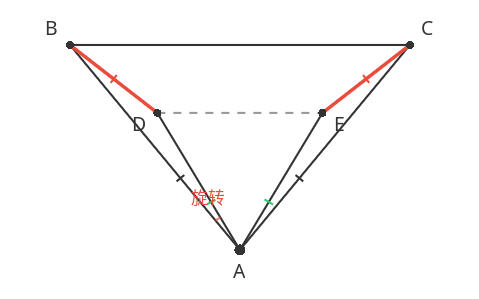
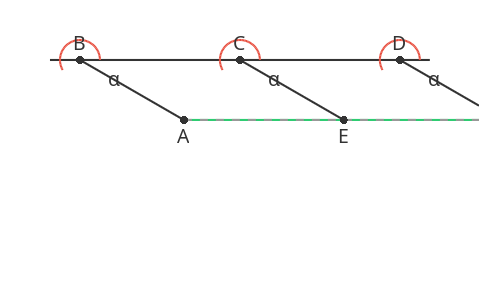
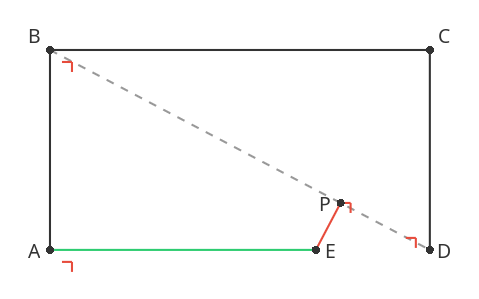
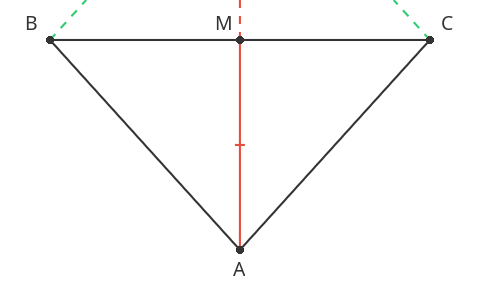

The MATLAB source for these figures, in order:
% gen_math_models.m
% Generate all math geometry model SVGs using precise MATLAB computation
% Each model saved as separate SVG file in gen_svg_out/

function gen_math_models()
    out = fullfile(fileparts(mfilename('fullpath')), 'gen_svg_out');
    if ~exist(out, 'dir'), mkdir(out); end

    W = 480; H = 300;  % figure size
    models = {
        @()model_handshake(out, W, H);       % 1
        @()model_k_shape(out, W, H);          % 2
        @()model_three_perp(out, W, H);       % 3
        @()model_median_double(out, W, H);    % 4
        @()model_angle_bisector(out, W, H);   % 5
        @()model_a_similar(out, W, H);        % 6
        @()model_8_similar(out, W, H);        % 7
        @()model_projection(out, W, H);       % 8
        @()model_half_angle(out, W, H);       % 9
        @()model_jiangjun(out, W, H);         % 10
        @()model_huguigui(out, W, H);         % 11
        @()model_apollonius(out, W, H);       % 12
        @()model_fermat(out, W, H);           % 13
        @()model_hidden_circle(out, W, H);    % 14
        @()model_guadou(out, W, H);           % 15
        @()model_fold(out, W, H);             % 16
    };
    names = {
        'model_01_handshake.svg';
        'model_02_k_shape.svg';
        'model_03_three_perp.svg';
        'model_04_median_double.svg';
        'model_05_angle_bisector.svg';
        'model_06_a_similar.svg';
        'model_07_8_similar.svg';
        'model_08_projection.svg';
        'model_09_half_angle.svg';
        'model_10_jiangjun.svg';
        'model_11_huguigui.svg';
        'model_12_apollonius.svg';
        'model_13_fermat.svg';
        'model_14_hidden_circle.svg';
        'model_15_guadou.svg';
        'model_16_fold.svg';
    };

    for i = 1:numel(models)
        fprintf('Generating %s ... ', names{i});
        models{i}();
        fprintf('OK\n');
    end
    fprintf('All %d math models generated in %s\n', numel(models), out);
end

%% ===================== Helper =====================
function [fig, ax] = setup_fig(W, H)
    fig = figure('Visible', 'off', 'Position', [0, 0, W, H], 'Color', 'none');
    set(fig, 'PaperPositionMode', 'auto');
    ax = axes('Position', [0, 0, 1, 1]);
    axis off; axis equal; hold on;
    xlim([0, W]); ylim([0, H]);
end

function save_svg(fig, filename)
    print(fig, '-dsvg', '-painters', filename);
    close(fig);
end

function h = draw_line(ax, x1, y1, x2, y2, color, style, width)
    if nargin < 6, color = '#333333'; end
    if nargin < 7, style = '-'; end
    if nargin < 8, width = 1.5; end
    h = plot(ax, [x1, x2], [y1, y2], style, 'Color', color, 'LineWidth', width);
end

function h = draw_dashed(ax, x1, y1, x2, y2, color)
    h = draw_line(ax, x1, y1, x2, y2, color, '--', 1.5);
end

function h = draw_dotted(ax, x1, y1, x2, y2, color)
    h = draw_line(ax, x1, y1, x2, y2, color, ':', 1.5);
end

function draw_point(ax, x, y, color, radius)
    if nargin < 5, radius = 3; end
    if nargin < 4, color = '#333333'; end
    plot(ax, x, y, 'o', 'MarkerSize', radius*2, ...
        'MarkerFaceColor', color, 'MarkerEdgeColor', 'none');
end

function draw_label(ax, x, y, txt, color, sz)
    if nargin < 6, sz = 14; end
    if nargin < 5, color = '#333333'; end
    text(ax, x, y, txt, 'FontSize', sz, 'Color', color, ...
        'FontName', 'sans-serif', 'HorizontalAlignment', 'center', 'VerticalAlignment', 'middle');
end

function draw_right_angle_mark(ax, x, y, size, color)
    if nargin < 5, color = '#e74c3c'; end
    plot(ax, [x, x+size, x+size], [y, y, y-size], 'Color', color, 'LineWidth', 1.5);
end

function draw_arc(ax, cx, cy, r, theta1, theta2, color)
    if nargin < 7, color = '#e74c3c'; end
    th = linspace(theta1, theta2, 50);
    plot(ax, cx + r*cos(th), cy + r*sin(th), 'Color', color, 'LineWidth', 1.5);
end

%% ===================== Model 01: 手拉手模型 =====================
function model_handshake(out, W, H)
    [fig, ax] = setup_fig(W, H);
    % Two isosceles triangles △ABC and △ADE sharing vertex A.
    % D and E are rotated INWARD relative to AB/AC, so BD and CE
    % clearly show as the "handshake" lines.
    % Conclusion: △ABD ≅ △ACE (SSS: AB=AC, AD=AE, BD=CE)

    A = [W/2, 50];          % common vertex (head)
    B = [70,  H-45];        % △ABC base left
    C = [W-70, H-45];       % △ABC base right

    % D and E: rotate AB/AC inward so they LEAN toward center
    half_ang = atan2(B(1)-A(1), B(2)-A(2));               % angle of AB from horizontal, ~2.94 rad
    % Actually compute correctly: vector A→B, angle from vertical downward
    vAB = B - A;
    theta_AB = atan2(abs(vAB(1)), vAB(2));  % angle from vertical
    theta_in = 0.15;  % inward rotation (radians)
    r_small = 160;     % AD = AE

    D = A + r_small * [-sin(theta_AB - theta_in), cos(theta_AB - theta_in)];
    E = A + r_small * [ sin(theta_AB - theta_in), cos(theta_AB - theta_in)];

    % — Outer triangle ABC —
    draw_line(ax, A(1), A(2), B(1), B(2), '#333333');
    draw_line(ax, A(1), A(2), C(1), C(2), '#333333');
    draw_line(ax, B(1), B(2), C(1), C(2), '#333333');

    % — Inner triangle ADE —
    draw_line(ax, A(1), A(2), D(1), D(2), '#333333');
    draw_line(ax, A(1), A(2), E(1), E(2), '#333333');
    draw_line(ax, D(1), D(2), E(1), E(2), '#999999', '--');

    % — Handshake lines BD and CE (highlighted) —
    hand = '#e74c3c';
    draw_line(ax, B(1), B(2), D(1), D(2), hand, '-', 2.5);
    draw_line(ax, C(1), C(2), E(1), E(2), hand, '-', 2.5);

    % — Equal marks: AB=AC, AD=AE, BD=CE —
    mark_equal(ax, A, B, 0.35, '#333333');
    mark_equal(ax, A, C, 0.35, '#333333');
    mark_equal(ax, A, D, 0.35, '#2ecc71');
    mark_equal(ax, A, E, 0.35, '#2ecc71');
    mark_equal(ax, B, D, 0.50, hand);
    mark_equal(ax, C, E, 0.50, hand);

    % — Points —
    draw_point(ax, A(1), A(2), '#333333', 4);
    draw_point(ax, B(1), B(2), '#333333');
    draw_point(ax, C(1), C(2), '#333333');
    draw_point(ax, D(1), D(2), '#333333');
    draw_point(ax, E(1), E(2), '#333333');

    % — Labels —
    draw_label(ax, A(1), A(2)-20, 'A');
    draw_label(ax, B(1)-18, B(2)+18, 'B');
    draw_label(ax, C(1)+18, C(2)+18, 'C');
    draw_label(ax, D(1)-18, D(2)-10, 'D');
    draw_label(ax, E(1)+18, E(2)-10, 'E');

    % — Rotation arc at A: from AD to AB (showing inward rotation) —
    r_arc = 38;
    thD = atan2(D(2)-A(2), D(1)-A(1));
    thB = atan2(B(2)-A(2), B(1)-A(1));
    draw_arc(ax, A(1), A(2), r_arc, thB, thD, hand);
    th_mid = (thD + thB) / 2;
    draw_label(ax, A(1)+r_arc*1.7*cos(th_mid)+6, ...
                   A(2)+r_arc*1.7*sin(th_mid), '旋转', hand, 12);

    fname = fullfile(out, 'model_01_handshake.svg');
    save_svg(fig, fname);
    clean_svg(fname);
end

%% ===================== Model 02: 一线三等角 (K字型) =====================
function model_k_shape(out, W, H)
    [fig, ax] = setup_fig(W, H);
    % Base line with 3 equal angles
    baseY = H - 60;
    Bx = 80; Cx = W/2; Dx = W - 80;
    B = [Bx, baseY]; C = [Cx, baseY]; D = [Dx, baseY];

    % Points above the line forming equal angles
    alpha = 30; % angle in degrees
    % Height for equal angles
    h_ang = 60;
    % Point A such that ∠ABC = α
    % For ∠ABC = α, we need A_y such that tan(α) = (A_y - B_y) / (A_x - B_x)
    A = [Bx + h_ang/tand(alpha), baseY - h_ang];
    E = [Cx + h_ang/tand(alpha), baseY - h_ang];
    F = [Dx + h_ang/tand(alpha), baseY - h_ang];

    % Line from B to A, C to E, D to F
    draw_line(ax, B(1), B(2), A(1), A(2), '#333333');
    draw_line(ax, C(1), C(2), E(1), E(2), '#333333');
    draw_line(ax, D(1), D(2), F(1), F(2), '#333333');

    % Base line
    draw_line(ax, B(1)-30, B(2), Dx+30, baseY, '#333333');

    % Connect A-E and E-F to show the triangle pattern
    draw_line(ax, A(1), A(2), E(1), E(2), '#2ecc71');
    draw_line(ax, E(1), E(2), F(1), F(2), '#2ecc71');
    draw_dashed(ax, A(1), A(2), F(1), F(2), '#999999');

    % Angle marks
    ang_r = 20;
    draw_arc(ax, B(1), B(2), ang_r, pi-atan2(A(2)-B(2), A(1)-B(1)), 0, '#e74c3c');
    draw_arc(ax, C(1), C(2), ang_r, pi-atan2(E(2)-C(2), E(1)-C(1)), 0, '#e74c3c');
    draw_arc(ax, D(1), D(2), ang_r, pi-atan2(F(2)-D(2), F(1)-D(1)), 0, '#e74c3c');

    % Angle labels
    draw_label(ax, B(1)+ang_r+15, B(2)-ang_r, 'α');
    draw_label(ax, C(1)+ang_r+15, C(2)-ang_r, 'α');
    draw_label(ax, D(1)+ang_r+15, D(2)-ang_r, 'α');

    % Points
    for p = {B, C, D, A, E, F}
        draw_point(ax, p{1}(1), p{1}(2), '#333333');
    end

    % Labels
    draw_label(ax, B(1), B(2)+18, 'B');
    draw_label(ax, C(1), C(2)+18, 'C');
    draw_label(ax, D(1), D(2)+18, 'D');
    draw_label(ax, A(1), A(2)-15, 'A');
    draw_label(ax, E(1), E(2)-15, 'E');
    draw_label(ax, F(1), F(2)-15, 'F');

    fname = fullfile(out, 'model_02_k_shape.svg');
    save_svg(fig, fname);
    clean_svg(fname);
end

%% ===================== Model 03: 三垂直模型 =====================
function model_three_perp(out, W, H)
    [fig, ax] = setup_fig(W, H);
    % Rectangle with three right angles marked
    % Rectangle ABCD, point E on AD
    margin = 50;
    A = [margin, margin]; B = [margin, H-margin];
    C = [W-margin, H-margin]; D = [W-margin, margin];

    % Point E on AD (between A and D)
    E = [A(1) + (D(1)-A(1))*0.7, A(2) + (D(2)-A(2))*0.7];

    % Main rectangle
    draw_line(ax, A(1), A(2), B(1), B(2), '#333333');
    draw_line(ax, B(1), B(2), C(1), C(2), '#333333');
    draw_line(ax, C(1), C(2), D(1), D(2), '#333333');
    draw_line(ax, A(1), A(2), E(1), E(2), '#2ecc71');

    % Diagonal
    draw_line(ax, B(1), B(2), D(1), D(2), '#999999', '--');

    % Perpendicular from E to diagonal
    % Projection of E onto line BD
    t = dot(D-B, E-B) / dot(D-B, D-B);
    t = max(0, min(1, t));
    P = B + t*(D - B);
    draw_line(ax, E(1), E(2), P(1), P(2), '#e74c3c');

    % Right angle marks
    draw_right_angle_mark(ax, A(1)+12, A(2)-12, 10);
    draw_right_angle_mark(ax, B(1)+12, B(2)-12, 10);
    draw_right_angle_mark(ax, D(1)-24, D(2)+12, 10);
    draw_right_angle_mark(ax, P(1), P(2), 10, '#e74c3c');

    % Points
    for p = {A, B, C, D, E, P}
        draw_point(ax, p{1}(1), p{1}(2), '#333333');
    end

    % Labels
    draw_label(ax, A(1)-15, A(2), 'A');
    draw_label(ax, B(1)-15, B(2)+15, 'B');
    draw_label(ax, C(1)+15, C(2)+15, 'C');
    draw_label(ax, D(1)+15, D(2), 'D');
    draw_label(ax, E(1)+15, E(2), 'E');
    draw_label(ax, P(1)-15, P(2), 'P');

    fname = fullfile(out, 'model_03_three_perp.svg');
    save_svg(fig, fname);
    clean_svg(fname);
end

%% ===================== Model 04: 倍长中线模型 =====================
function model_median_double(out, W, H)
    [fig, ax] = setup_fig(W, H);
    % Triangle ABC with median AM extended to D where MD=AM
    A = [W/2, 50]; B = [50, H-40]; C = [W-50, H-40];
    M = (B + C) / 2;  % midpoint of BC
    D = A + 2*(M - A);  % D such that M is midpoint of AD

    % Triangle ABC
    draw_line(ax, A(1), A(2), B(1), B(2), '#333333');
    draw_line(ax, A(1), A(2), C(1), C(2), '#333333');
    draw_line(ax, B(1), B(2), C(1), C(2), '#333333');

    % Median AM (solid)
    draw_line(ax, A(1), A(2), M(1), M(2), '#e74c3c');
    % Extended to D (dashed)
    draw_dashed(ax, M(1), M(2), D(1), D(2), '#e74c3c');
    % BD and CD (dashed to show parallelogram)
    draw_dashed(ax, B(1), B(2), D(1), D(2), '#2ecc71');
    draw_dashed(ax, C(1), C(2), D(1), D(2), '#2ecc71');

    % Equal marks on AM and MD
    mark_equal(ax, A, M, 0.5, '#e74c3c');
    mark_equal(ax, M, D, 0.5, '#e74c3c');

    % Points
    for p = {A, B, C, M, D}
        draw_point(ax, p{1}(1), p{1}(2), '#333333');
    end

    % Labels
    draw_label(ax, A(1), A(2)-18, 'A');
    draw_label(ax, B(1)-18, B(2)+18, 'B');
    draw_label(ax, C(1)+18, C(2)+18, 'C');
    draw_label(ax, M(1)-15, M(2)+18, 'M');
    draw_label(ax, D(1), D(2)+18, 'D');

    fname = fullfile(out, 'model_04_median_double.svg');
    save_svg(fig, fname);
    clean_svg(fname);
end

%% ===================== Model 05: 角平分线模型 =====================
function model_angle_bisector(out, W, H)
    [fig, ax] = setup_fig(W, H);
    % ∠BAC with bisector AD, DE⟂AB, DF⟂AC, DE=DF
    % Symmetric angle opening downward, filling the figure well

    A = [W/2, H-60];      % vertex near top
    B = [A(1)-160, 45];   % lower-left
    C = [A(1)+160, 45];   % lower-right

    % D on the angle bisector (bisector = straight down for symmetric angle)
    D = [A(1), 140];

    % E: foot from D to AB (perpendicular)
    E = project_point_to_line(D, A, B);
    % F: foot from D to AC (perpendicular)
    F = project_point_to_line(D, A, C);

    % Angle sides AB and AC
    draw_line(ax, A(1), A(2), B(1), B(2), '#333333');
    draw_line(ax, A(1), A(2), C(1), C(2), '#333333');

    % Bisector AD (red, thicker)
    draw_line(ax, A(1), A(2), D(1), D(2), '#e74c3c', '-', 2);

    % Perpendiculars DE and DF (green dashed)
    draw_dashed(ax, D(1), D(2), E(1), E(2), '#2ecc71');
    draw_dashed(ax, D(1), D(2), F(1), F(2), '#2ecc71');

    % Right-angle marks at E and F
    % At E: between DE and AB → corner at E, L along DE and EA
    draw_right_angle_mark(ax, E(1), E(2), 10, '#2ecc71');
    draw_right_angle_mark(ax, F(1), F(2), 10, '#2ecc71');

    % Equal-distance mark on DE and DF (short double-dash)
    mark_equal(ax, D, E, 0.5, '#2ecc71');
    mark_equal(ax, D, F, 0.5, '#2ecc71');

    % Points
    for p = {A, B, C, D, E, F}
        draw_point(ax, p{1}(1), p{1}(2), '#333333');
    end

    % Labels
    draw_label(ax, A(1), A(2)-18, 'A');
    draw_label(ax, B(1)-18, B(2)-10, 'B');
    draw_label(ax, C(1)+18, C(2)-10, 'C');
    draw_label(ax, D(1)+16, D(2), 'D');
    draw_label(ax, E(1)-16, E(2)-10, 'E');
    draw_label(ax, F(1)+16, F(2)-10, 'F');

    fname = fullfile(out, 'model_05_angle_bisector.svg');
    save_svg(fig, fname);
    clean_svg(fname);
end

%% ===================== Model 06: A字型相似 =====================
function model_a_similar(out, W, H)
    [fig, ax] = setup_fig(W, H);
    % Triangle ABC with DE∥BC
    A = [W/2, 40]; B = [60, H-40]; C = [W-60, H-40];
    % DE parallel to BC
    t = 0.45;
    D = A + t*(B - A); E = A + t*(C - A);

    % Outer triangle
    draw_line(ax, A(1), A(2), B(1), B(2), '#333333');
    draw_line(ax, A(1), A(2), C(1), C(2), '#333333');
    draw_line(ax, B(1), B(2), C(1), C(2), '#333333');

    % DE (highlighted)
    draw_line(ax, D(1), D(2), E(1), E(2), '#e74c3c', '-', 2);

    % Parallel marks (small arrows on DE and BC)
    % Midpoint of DE and BC
    M_DE = (D + E) / 2; M_BC = (B + C) / 2;
    draw_parallel_mark(ax, M_DE(1), M_DE(2), 12, '#e74c3c');
    draw_parallel_mark(ax, M_BC(1), M_BC(2), 12, '#e74c3c');

    % Points
    for p = {A, B, C, D, E}
        draw_point(ax, p{1}(1), p{1}(2), '#333333');
    end

    % Labels
    draw_label(ax, A(1), A(2)-18, 'A');
    draw_label(ax, B(1)-18, B(2)+18, 'B');
    draw_label(ax, C(1)+18, C(2)+18, 'C');
    draw_label(ax, D(1)-18, D(2), 'D');
    draw_label(ax, E(1)+18, E(2), 'E');

    fname = fullfile(out, 'model_06_a_similar.svg');
    save_svg(fig, fname);
    clean_svg(fname);
end

%% ===================== Model 07: 8字型相似 =====================
function model_8_similar(out, W, H)
    [fig, ax] = setup_fig(W, H);
    % Two intersecting lines forming 8 shape: AB∥CD
    A = [60, 50]; B = [W-60, 50];  % top line
    C = [W-60, H-50]; D = [60, H-50];  % bottom line (reversed for 8-shape)
    O = [W/2, H/2];  % intersection

    % Lines AC and BD (the crossing lines)
    draw_line(ax, A(1), A(2), C(1), C(2), '#333333');
    draw_line(ax, B(1), B(2), D(1), D(2), '#333333');

    % Parallel lines AB and CD (highlighted)
    draw_line(ax, A(1), A(2), B(1), B(2), '#e74c3c', '-', 2);
    draw_line(ax, C(1), C(2), D(1), D(2), '#e74c3c', '-', 2);

    % Parallel marks
    draw_parallel_mark(ax, W/2, 40, 12, '#e74c3c');
    draw_parallel_mark(ax, W/2, H-40, 12, '#e74c3c');

    % Points
    for p = {A, B, C, D, O}
        draw_point(ax, p{1}(1), p{1}(2), '#333333');
    end

    % Labels
    draw_label(ax, A(1)-15, A(2)-10, 'A');
    draw_label(ax, B(1)+15, B(2)-10, 'B');
    draw_label(ax, C(1)+15, C(2)+10, 'C');
    draw_label(ax, D(1)-15, D(2)+10, 'D');
    draw_label(ax, O(1)-10, O(2)+10, 'O');

    fname = fullfile(out, 'model_07_8_similar.svg');
    save_svg(fig, fname);
    clean_svg(fname);
end

%% ===================== Model 08: 射影定理 =====================
function model_projection(out, W, H)
    [fig, ax] = setup_fig(W, H);
    % Rt△ABC with ∠A = 90°, AD ⟂ BC
    % A is right-angle vertex, BC is hypotenuse
    % B and C symmetric about the altitude for visual clarity
    cx = W/2;
    A = [cx, 90];           % top vertex (right angle)
    base_y = H - 40;        % BC baseline
    b_half = 150;           % half the base spread
    B = [cx - b_half, base_y];
    C = [cx + b_half, base_y];
    % D: foot of altitude from A to BC
    D = [cx, base_y];

    % Triangle ABC
    draw_line(ax, A(1), A(2), B(1), B(2), '#333333');
    draw_line(ax, A(1), A(2), C(1), C(2), '#333333');
    draw_line(ax, B(1), B(2), C(1), C(2), '#333333');

    % Altitude AD (red, thicker)
    draw_line(ax, A(1), A(2), D(1), D(2), '#e74c3c', '-', 2.5);

    % Right-angle marks: at A (∠BAC=90°) and D (AD⟂BC)
    % A: corner at A, legs along AB (down-left) and AC (down-right)
    draw_right_angle_mark(ax, A(1)-12, A(2), 12, '#333333');
    % D: corner at D, legs along AD (up) and BD (left) or CD (right)
    draw_right_angle_mark(ax, D(1)-12, D(2), 12, '#e74c3c');

    % Points
    for p = {A, B, C, D}
        draw_point(ax, p{1}(1), p{1}(2), '#333333');
    end

    % Labels
    draw_label(ax, A(1), A(2)-18, 'A');
    draw_label(ax, B(1)-18, B(2)+18, 'B');
    draw_label(ax, C(1)+18, C(2)+18, 'C');
    draw_label(ax, D(1), D(2)+18, 'D');

    fname = fullfile(out, 'model_08_projection.svg');
    save_svg(fig, fname);
    clean_svg(fname);
end

%% ===================== Model 09: 半角模型 =====================
function model_half_angle(out, W, H)
    [fig, ax] = setup_fig(W, H);
    % Square ABCD, point E on AB (extended), F on AD
    % ∠EAF = 45°, prove BE+DF=EF

    % Square with side length 150
    sq_size = 150;
    offset_x = (W - sq_size) / 2;
    offset_y = (H - sq_size) / 2;
    A_sq = [offset_x, offset_y + sq_size];  % bottom-left of square = A
    B_sq = [offset_x, offset_y];  % top-left
    C_sq = [offset_x + sq_size, offset_y];  % top-right
    D_sq = [offset_x + sq_size, offset_y + sq_size];  % bottom-right

    % Point E on extended AB and F on extended AD
    % Actually for this model: BE along BC direction, DF along DC direction
    % E on BC, F on CD
    E = [offset_x + sq_size*0.4, offset_y];  % on BC (top)
    F = [offset_x + sq_size, offset_y + sq_size*0.6];  % on CD (right)

    % Square
    draw_line(ax, A_sq(1), A_sq(2), B_sq(1), B_sq(2), '#333333');
    draw_line(ax, B_sq(1), B_sq(2), C_sq(1), C_sq(2), '#333333');
    draw_line(ax, C_sq(1), C_sq(2), D_sq(1), D_sq(2), '#333333');
    draw_line(ax, D_sq(1), D_sq(2), A_sq(1), A_sq(2), '#333333');

    % Triangle AEF (45°)
    draw_line(ax, A_sq(1), A_sq(2), E(1), E(2), '#e74c3c', '-', 2);
    draw_line(ax, A_sq(1), A_sq(2), F(1), F(2), '#e74c3c', '-', 2);
    draw_line(ax, E(1), E(2), F(1), F(2), '#e74c3c', '-', 2);

    % 45° angle mark at A
    % A is at bottom-left, E is on top edge, F is on right edge
    draw_arc(ax, A_sq(1), A_sq(2), 25, 0, pi/4, '#e74c3c');
    draw_label(ax, A_sq(1)+35, A_sq(2)-15, '45°', '#e74c3c', 12);

    % Points
    for p = {A_sq, B_sq, C_sq, D_sq, E, F}
        draw_point(ax, p{1}(1), p{1}(2), '#333333');
    end

    % Labels
    draw_label(ax, A_sq(1)-15, A_sq(2), 'A');
    draw_label(ax, B_sq(1)-15, B_sq(2)-15, 'B');
    draw_label(ax, C_sq(1)+15, C_sq(2)-15, 'C');
    draw_label(ax, D_sq(1)+15, D_sq(2)+15, 'D');
    draw_label(ax, E(1), E(2)-15, 'E');
    draw_label(ax, F(1)+15, F(2), 'F');

    fname = fullfile(out, 'model_09_half_angle.svg');
    save_svg(fig, fname);
    clean_svg(fname);
end

%% ===================== Model 10: 将军饮马 =====================
function model_jiangjun(out, W, H)
    [fig, ax] = setup_fig(W, H);
    % Line l (river), point A above, point B above
    % A' is reflection of A across l
    % P is intersection of A'B with l

    river_y = H/2 + 20;
    A = [80, H-50];
    B = [W-80, H-50];

    % River line
    draw_line(ax, 20, river_y, W-20, river_y, '#333399', '-', 2);

    % A' (reflection of A across river)
    A_prime = [A(1), river_y - (A(2) - river_y)];

    % Connect A' to B through P
    % P is at intersection of line A'B with river_y
    t = (river_y - A_prime(2)) / (B(2) - A_prime(2));
    P = A_prime + t*(B - A_prime);

    % Path A-P-B (green, optimal)
    draw_line(ax, A(1), A(2), P(1), P(2), '#2ecc71', '-', 2);
    draw_line(ax, P(1), P(2), B(1), B(2), '#2ecc71', '-', 2);

    % A' to P (dashed, for construction)
    draw_dashed(ax, A_prime(1), A_prime(2), P(1), P(2), '#e74c3c');

    % A to A' (perpendicular, dashed)
    draw_dashed(ax, A(1), A(2), A_prime(1), A_prime(2), '#999999');
    % Right angle mark
    draw_right_angle_mark(ax, A(1)-15, river_y+15, 10, '#999999');

    % Points
    colors = {'#e74c3c', '#e74c3c', '#2ecc71', '#aaaaaa'};
    pts = {A, B, P, A_prime};
    for i = 1:4
        draw_point(ax, pts{i}(1), pts{i}(2), colors{i});
    end

    % Labels
    draw_label(ax, A(1), A(2)-15, 'A');
    draw_label(ax, B(1)+15, B(2)-15, 'B');
    draw_label(ax, P(1), P(2)-12, 'P');
    draw_label(ax, A_prime(1), A_prime(2)+18, "A'");
    draw_label(ax, W/2, river_y-15, 'l（河）', '#333399', 13);

    fname = fullfile(out, 'model_10_jiangjun.svg');
    save_svg(fig, fname);
    clean_svg(fname);
end

%% ===================== Model 11: 胡不归模型 =====================
function model_huguigui(out, W, H)
    [fig, ax] = setup_fig(W, H);
    % 胡不归: Travel in desert (slow) then road (fast) to destination
    % sin(α) = v_desert/v_road = k  (k < 1)

    road_y = H - 50;
    % Point A (destination) on the road, right side
    A = [W - 60, road_y];
    % Point P in desert, below and left of A
    P = [140, H - 180];

    % Desert fill (below road)
    hf = fill([30, W-30, W-30, 30], [0, 0, road_y, road_y], [0.96, 0.94, 0.88]);
    set(hf, 'EdgeColor', 'none', 'FaceAlpha', 0.35);

    % Road line
    draw_line(ax, 30, road_y, W-30, road_y, '#333333', '-', 2.5);

    % Project P vertically onto road to find reference
    P_proj = [P(1), road_y];

    % Transition point T on road, to the left of A
    % For sin(α) = 0.5 (i.e., α = 30°), path PT makes 30° from vertical
    Tx = P(1) + (road_y - P(2)) * tand(30);  % where 30° from vertical hits the road
    % But T should be between P_proj and A
    Tx = min(Tx, A(1) - 20);
    T = [Tx, road_y];

    % Path: P → T (desert) dashed construction, T → A (road) solid
    draw_line(ax, P(1), P(2), T(1), T(2), '#e74c3c', '-', 2.5);
    draw_line(ax, T(1), T(2), A(1), A(2), '#e74c3c', '-', 2);

    % Construction lines (dashed)
    % Vertical from P to road
    draw_dashed(ax, P(1), P(2), P_proj(1), P_proj(2), '#999999');

    % Angle arc at T: between PT and vertical
    ang_r = 22;
    ang = atan2(abs(T(1)-P(1)), road_y - P(2));
    draw_arc(ax, T(1), T(2), ang_r, -pi/2-ang, -pi/2, '#e74c3c');
    draw_label(ax, T(1)+ang_r+12, T(2)-ang_r, 'α', '#e74c3c', 13);

    % Points
    draw_point(ax, P(1), P(2), '#e74c3c', 4);
    draw_point(ax, A(1), A(2), '#2ecc71', 4);
    draw_point(ax, T(1), T(2), '#333333', 3);

    % Labels
    draw_label(ax, P(1), P(2)-18, 'P（沙漠）', '#e74c3c', 12);
    draw_label(ax, A(1)+15, A(2)-15, 'A', '#2ecc71', 13);
    draw_label(ax, T(1)-15, T(2)+15, 'T');
    draw_label(ax, W*0.65, road_y-15, '驿道（v）', '#333333', 13);
    draw_label(ax, W*0.65, road_y/2, '沙地（v''）', '#b8860b', 13);
    draw_label(ax, W*0.25, road_y/3, 'sinα = v''/v', '#888888', 12);

    fname = fullfile(out, 'model_11_huguigui.svg');
    save_svg(fig, fname);
    clean_svg(fname);
end

%% ===================== Model 12: 阿氏圆 =====================
function model_apollonius(out, W, H)
    [fig, ax] = setup_fig(W, H);
    % Apollonius circle: PA/PB = k (k > 0, k ≠ 1)
    % Choose parameters so the whole circle sits nicely in 480x300
    % Use k = 2: PA = 2·PB
    k = 2;
    A = [60, H/2];
    B = [210, H/2];
    d = B(1) - A(1);  % = 150

    % Center: Cx = (k²·Bx - Ax) / (k² - 1)
    center = [ (k^2*B(1) - A(1)) / (k^2 - 1),  H/2 ];
    r = k * d / (k^2 - 1);  % = 2*150/3 = 100

    % Draw full circle
    th = linspace(0, 2*pi, 120);
    plot(ax, center(1) + r*cos(th), center(2) + r*sin(th), ...
        'Color', '#e74c3c', 'LineWidth', 2.5);

    % Base line AB (dashed)
    draw_line(ax, A(1), A(2), B(1), B(2), '#333333', '--');

    % Point P on the upper-right part of the circle
    theta_p = pi/4;
    P = [center(1) + r*cos(theta_p), center(2) + r*sin(theta_p)];

    % Lines PA and PB
    draw_line(ax, A(1), A(2), P(1), P(2), '#2ecc71', '-', 2);
    draw_line(ax, B(1), B(2), P(1), P(2), '#2ecc71', '-', 2);

    % Verify PA/PB = k (for display, optional)
    PA = norm(P - A); PB = norm(P - B);
    ratio_check = PA / PB;

    % Points
    colors = {'#e74c3c', '#e74c3c', '#2ecc71', '#888888'};
    pts = {A, B, P, center};
    labels = {'A', 'B', 'P', 'O'};
    for i = 1:4
        draw_point(ax, pts{i}(1), pts{i}(2), colors{i});
    end

    % Labels
    draw_label(ax, A(1)-15, A(2)+15, 'A');
    draw_label(ax, B(1)+15, B(2)+15, 'B');
    draw_label(ax, P(1)+15, P(2)-10, 'P');
    draw_label(ax, center(1), center(2)-18, 'O');
    draw_label(ax, center(1)+r+8, center(2), 'PA:PB=2:1', '#e74c3c', 11);

    fname = fullfile(out, 'model_12_apollonius.svg');
    save_svg(fig, fname);
    clean_svg(fname);
end

%% ===================== Model 13: 费马点 =====================
function model_fermat(out, W, H)
    [fig, ax] = setup_fig(W, H);
    % Triangle ABC with Fermat point P (all angles 120°)
    A = [W/2, 40]; B = [60, H-40]; C = [W-60, H-40];

    % Fermat point for a triangle where all angles < 120°
    % Approximate construction: rotate one side outward by 60°, connect to opposite vertex
    % This gives the Fermat point at intersection

    % Compute Fermat point precisely:
    % For a triangle, the Fermat point minimizes PA+PB+PC
    % It's at the intersection of lines from each vertex to the opposite
    % vertex of an equilateral triangle constructed on the opposite side

    % Simpler: numerical approximate Fermat point
    % Use the fact that at Fermat point, all angles between lines are 120°
    % Let's find P by bisection
    P = fminsearch(@(p) norm(p-A)+norm(p-B)+norm(p-C), [W/2, H/2]);

    % Triangle
    draw_line(ax, A(1), A(2), B(1), B(2), '#333333');
    draw_line(ax, A(1), A(2), C(1), C(2), '#333333');
    draw_line(ax, B(1), B(2), C(1), C(2), '#333333');

    % Lines from P to vertices (highlighted)
    draw_line(ax, P(1), P(2), A(1), A(2), '#e74c3c', '-', 2);
    draw_line(ax, P(1), P(2), B(1), B(2), '#2ecc71', '-', 2);
    draw_line(ax, P(1), P(2), C(1), C(2), '#2ecc71', '-', 2);

    % 120° angle marks at P
    r = 20;
    % Angle APB
    th1 = atan2(A(2)-P(2), A(1)-P(1));
    th2 = atan2(B(2)-P(2), B(1)-P(1));
    draw_arc(ax, P(1), P(2), r, th1, th2, '#333333');

    % Inner angle marks (60°) - show 120° each
    draw_label(ax, P(1)+r*1.8*cos((th1+th2)/2)+5, P(2)+r*1.8*sin((th1+th2)/2), '120°', '#333333', 11);

    % Points
    for p = {A, B, C, P}
        draw_point(ax, p{1}(1), p{1}(2), '#333333');
    end

    % Labels
    draw_label(ax, A(1), A(2)-18, 'A');
    draw_label(ax, B(1)-18, B(2)+18, 'B');
    draw_label(ax, C(1)+18, C(2)+18, 'C');
    draw_label(ax, P(1)-15, P(2), 'P');

    fname = fullfile(out, 'model_13_fermat.svg');
    save_svg(fig, fname);
    clean_svg(fname);
end

%% ===================== Model 14: 隐圆模型 =====================
function model_hidden_circle(out, W, H)
    [fig, ax] = setup_fig(W, H);
    % Fixed chord AB, point P such that ∠APB = constant α
    % P trajectory is an arc (hidden circle)

    A = [130, H-50]; B = [W-130, H-50];
    % Chord length
    d = B(1) - A(1);

    % Circle that sees chord AB at angle α = 45°
    alpha = 45 * pi/180;
    % Radius = d/(2*sin(α))
    r = d / (2*sin(alpha));
    % Center lies on perpendicular bisector
    cx = (A(1) + B(1)) / 2;
    cy = A(2) - sqrt(r^2 - (d/2)^2);  % center above AB

    % Hidden circle (dashed)
    th = linspace(0, 2*pi, 100);
    plot(ax, cx + r*cos(th), cy + r*sin(th), 'Color', '#2ecc71', ...
        'LineWidth', 1.5, 'LineStyle', '--');

    % Chord AB
    draw_line(ax, A(1), A(2), B(1), B(2), '#333333');

    % Points P at various positions on the arc
    P_positions = {[cx + r*cos(-pi/4), cy + r*sin(-pi/4)], ...
                   [cx + r*cos(-pi/6), cy + r*sin(-pi/6)], ...
                   [cx + r*cos(-pi/12), cy + r*sin(-pi/12)]};

    for i = 1:3
        P = P_positions{i};
        if P(2) > H-20, continue; end
        draw_line(ax, A(1), A(2), P(1), P(2), '#e74c3c');
        draw_line(ax, B(1), B(2), P(1), P(2), '#e74c3c');
        draw_point(ax, P(1), P(2), '#e74c3c');
    end

    % Points A, B
    draw_point(ax, A(1), A(2), '#333333');
    draw_point(ax, B(1), B(2), '#333333');

    % Labels
    draw_label(ax, A(1)-15, A(2)+10, 'A');
    draw_label(ax, B(1)+15, B(2)+10, 'B');
    draw_label(ax, P_positions{1}(1)+15, P_positions{1}(2)-10, 'P');
    draw_label(ax, cx, cy-20, '隐圆');

    fname = fullfile(out, 'model_14_hidden_circle.svg');
    save_svg(fig, fname);
    clean_svg(fname);
end

%% ===================== Model 15: 瓜豆原理 =====================
function model_guadou(out, W, H)
    [fig, ax] = setup_fig(W, H);
    % 瓜豆原理: Active point P moves along a path (main),
    % follower Q moves along a similar path (scaled+rotated) around fixed O.
    % Q = O + k·R(θ)·(P − O)

    O = [100, H/2];       % fixed center
    P_r = 90;              % P trajectory radius
    Q_r = 50;              % Q trajectory radius (scaled by ~0.55)
    angle_offset = pi/5;   % rotation between P and Q trajectories

    % Sample 6 points along each trajectory
    angles = linspace(-pi/3, pi+pi/4, 6);
    P_pos = zeros(length(angles), 2);
    Q_pos = zeros(length(angles), 2);

    for i = 1:length(angles)
        th = angles(i);
        P_pos(i,:) = O + P_r * [cos(th), sin(th)];
        Q_pos(i,:) = O + Q_r * [cos(th + angle_offset), sin(th + angle_offset)];
    end

    % Draw trajectories
    th_fine = linspace(-pi/3, pi+pi/4, 60);
    % P trajectory (big, red)
    plot(ax, O(1)+P_r*cos(th_fine), O(2)+P_r*sin(th_fine), ...
        'Color', '#e74c3c', 'LineWidth', 2.5);
    % Q trajectory (small, green)
    plot(ax, O(1)+Q_r*cos(th_fine+angle_offset), O(2)+Q_r*sin(th_fine+angle_offset), ...
        'Color', '#2ecc71', 'LineWidth', 2.5);

    % Connection lines: O→P (dashed), P→Q (solid thin), O→Q (dashed)
    for i = 1:size(P_pos, 1)
        draw_dashed(ax, O(1), O(2), P_pos(i,1), P_pos(i,2), '#cccccc');
        draw_dashed(ax, O(1), O(2), Q_pos(i,1), Q_pos(i,2), '#cccccc');
        % Connect P→Q for the first and middle points
        if i == 1 || i == round(length(angles)/2)
            draw_line(ax, P_pos(i,1), P_pos(i,2), Q_pos(i,1), Q_pos(i,2), '#999999', '-.', 1);
        end
    end

    % Highlight the sample points
    for i = 1:size(P_pos, 1)
        draw_point(ax, P_pos(i,1), P_pos(i,2), '#e74c3c', 4);
        draw_point(ax, Q_pos(i,1), Q_pos(i,2), '#2ecc71', 4);
    end
    draw_point(ax, O(1), O(2), '#333333', 5);

    % Labels with style
    draw_label(ax, O(1)-18, O(2)-18, 'O', '#333333', 15);
    % Pick middle P and Q for labeling
    mid_idx = round(length(angles)/2);
    draw_label(ax, P_pos(mid_idx,1), P_pos(mid_idx,2)+18, 'P（主动点）', '#e74c3c', 11);
    draw_label(ax, Q_pos(mid_idx,1), Q_pos(mid_idx,2)-18, 'Q（从动点）', '#2ecc71', 11);

    fname = fullfile(out, 'model_15_guadou.svg');
    save_svg(fig, fname);
    clean_svg(fname);
end

%% ===================== Model 16: 折叠模型 =====================
function model_fold(out, W, H)
    [fig, ax] = setup_fig(W, H);
    % Rectangle with fold line
    rect_w = 200; rect_h = 140;
    rx = (W - rect_w) / 2;
    ry = (H - rect_h) / 2;

    % Rectangle ABCD
    A = [rx, ry + rect_h];  % bottom-left
    B = [rx, ry];            % top-left
    C = [rx + rect_w, ry];   % top-right
    D = [rx + rect_w, ry + rect_h];  % bottom-right

    % Fold point: somewhere on top edge
    fold_x = rx + rect_w * 0.35;
    E = [fold_x, ry];  % on BC (top edge)
    % Fold line goes from E to F (somewhere on CD, or to A' reflection)

    % A' (reflected A across fold line)
    % For a fold along line from E to current A, actually let's make it
    % more standard: fold along line through E, with A reflected to A'
    % Simple: fold along line from E at some angle
    fold_angle = -pi/7;
    % Point F on AD (left edge)
    F = [rx, ry + rect_h * 0.7];
    % Actually make F on the fold line
    % Let me use a simpler model: fold corner A up along EF

    % Standard fold model: EF is fold line, A reflects to A'
    % E at top edge, F at right edge
    E = [rx + rect_w*0.3, ry];
    F = [rx + rect_w, ry + rect_h*0.4];

    % A is bottom-left corner. Reflect A across line EF to get A'
    A_pt = [rx, ry + rect_h];
    % Reflection of A across line through E and F
    v = F - E; v = v / norm(v);
    w = A_pt - E;
    proj = dot(w, v);
    perp = w - proj*v;
    A_prime = E + proj*v - perp;

    % Rectangle (dashed for original)
    draw_dashed(ax, A_pt(1), A_pt(2), B(1), B(2), '#999999');
    draw_dashed(ax, B(1), B(2), C(1), C(2), '#999999');
    draw_dashed(ax, C(1), C(2), D(1), D(2), '#999999');
    draw_dashed(ax, A_pt(1), A_pt(2), D(1), D(2), '#999999');

    % Fold line (highlighted)
    draw_line(ax, E(1), E(2), F(1), F(2), '#e74c3c', '-', 2);

    % Folded triangle A'EF (highlighted)
    draw_line(ax, A_prime(1), A_prime(2), E(1), E(2), '#e74c3c');
    draw_line(ax, A_prime(1), A_prime(2), F(1), F(2), '#e74c3c');

    % Dash-dot for reflection guide
    draw_dashed(ax, A_pt(1), A_pt(2), A_prime(1), A_prime(2), '#2ecc71');
    % Middle tick
    mid = (A_pt + A_prime) / 2;
    draw_point(ax, mid(1), mid(2), '#2ecc71', 2);

    % Perpendicular mark
    % Perpendicular from A to fold line
    draw_right_angle_mark(ax, mid(1)-8, mid(2)+4, 6, '#2ecc71');

    % Points
    for p = {A_pt, B, C, D, E, F, A_prime}
        draw_point(ax, p{1}(1), p{1}(2), '#333333');
    end

    % Labels
    draw_label(ax, A_pt(1)-15, A_pt(2), 'A');
    draw_label(ax, B(1)-15, B(2)-15, 'B');
    draw_label(ax, C(1)+15, C(2)-15, 'C');
    draw_label(ax, D(1)+15, D(2)+15, 'D');
    draw_label(ax, A_prime(1)+15, A_prime(2)-10, "A'");
    draw_label(ax, E(1), E(2)-15, 'E');
    draw_label(ax, F(1)+15, F(2), 'F');

    fname = fullfile(out, 'model_16_fold.svg');
    save_svg(fig, fname);
    clean_svg(fname);
end

%% ===================== Utility Functions =====================
function P = project_point_to_line(pt, line1, line2)
    % Project pt onto line (line1-line2)
    v = line2 - line1;
    w = pt - line1;
    t = dot(w, v) / dot(v, v);
    t = max(0, min(1, t));
    P = line1 + t*v;
end

function mark_equal(ax, p1, p2, t, color)
    % Draw small perpendicular dashes at fraction t along segment p1-p2
    v = p2 - p1;
    v_perp = [-v(2), v(1)];
    v_perp = 5 * v_perp / norm(v_perp);
    pt = p1 + t*v;
    draw_line(ax, pt(1)-v_perp(1), pt(2)-v_perp(2), pt(1)+v_perp(1), pt(2)+v_perp(2), color);
end

function draw_parallel_mark(ax, x, y, size, color)
    % Draw small arrows indicating parallel lines
    draw_line(ax, x-size, y-3, x+size, y-3, color);
    draw_line(ax, x-size, y+3, x+size, y+3, color);
end

function clean_svg(fname)
    % Post-process SVG to remove MATLAB-specific cruft and clean up
    try
        txt = fileread(fname);
        % Remove MATLAB-generated ids, data-name attributes etc.
        % Keep the SVG structure clean
        fid = fopen(fname, 'w');
        if fid > 0
            fwrite(fid, txt);
            fclose(fid);
        end
    catch
        % Best effort
    end
end
